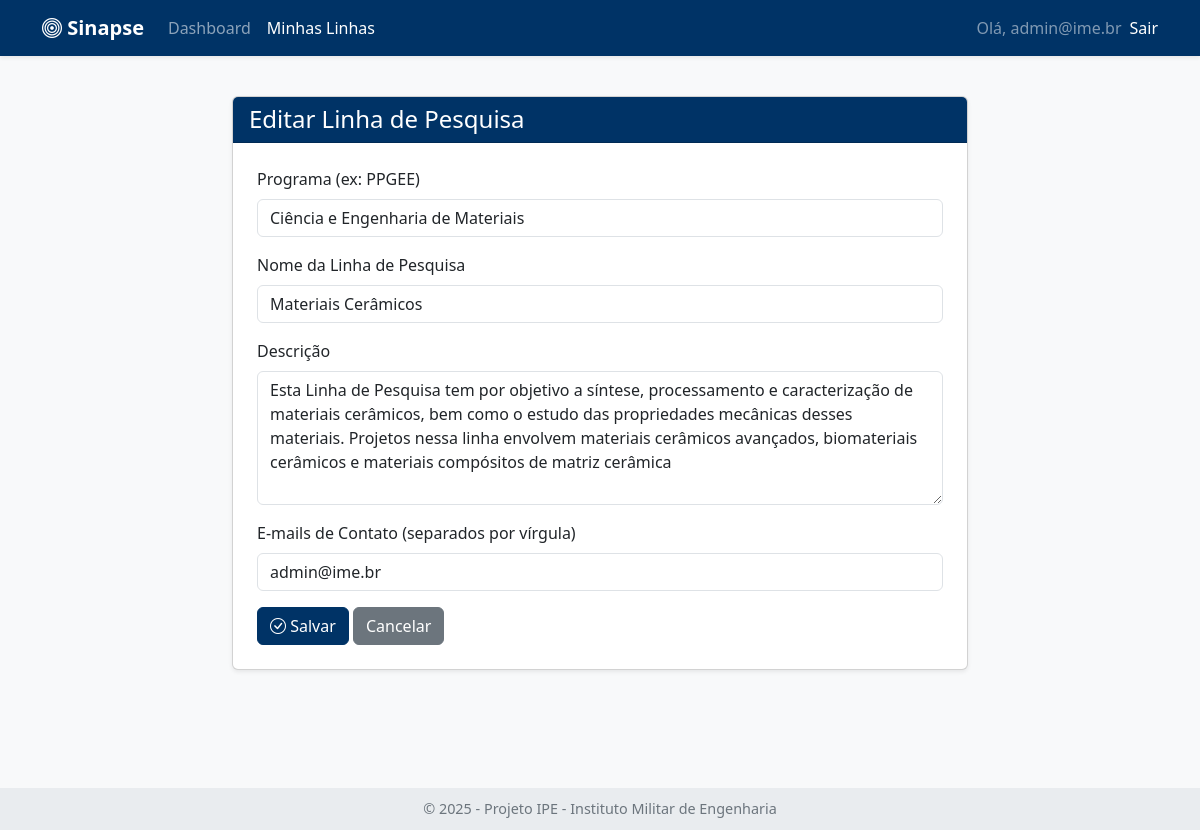
The page /linhas/editar/17 (signed in) on the database its author committed.
### tables this page shows
CREATE TABLE linha_ime (
                id INTEGER PRIMARY KEY AUTOINCREMENT,
                programa TEXT,
                linha TEXT,
                descricao TEXT,
                emails_contato TEXT,
                embedding BLOB,
                user_id INTEGER,
                FOREIGN KEY (user_id) REFERENCES users (id)
            );

### app.py (the view, shortened to what this page needs)
@app.route('/linhas/editar/<int:linha_id>', methods=['GET', 'POST'])
@login_required
def editar_linha(linha_id):
    user_id = session['user_id']
    linha = motor.get_linha_by_id(linha_id, user_id)
    if linha is None:
        flash("Linha de pesquisa não encontrada ou você não tem permissão para editá-la.", "danger")
        return redirect(url_for('listar_linhas'))
    return render_template('linha_form.html', titulo="Editar Linha de Pesquisa", linha=linha)

### app.py (called while the page is built)
def login_required(f):
    @wraps(f)
    def decorated_function(*args, **kwargs):
        if 'user_id' not in session:
            flash("Você precisa fazer login para acessar esta página.", "warning")
            return redirect(url_for('login', next=request.path))
        return f(*args, **kwargs)
    return decorated_function

### motor_ia.py (called while the page is built)
    def _get_db_conn(self):
        try:
            sqlite3.register_adapter(np.ndarray, lambda arr: arr.astype(np.float32).tobytes())
            sqlite3.register_converter("vector", lambda b: np.frombuffer(b, dtype=np.float32))
            conn = sqlite3.connect(self.db_path, detect_types=sqlite3.PARSE_DECLTYPES | sqlite3.PARSE_COLNAMES)
            conn.row_factory = self._dict_factory
            return conn
        except sqlite3.Error as e:
            print(f"--- [DEBUG] MOTOR_IA: Erro ao CONECTAR ao banco de dados SQLite '{self.db_path}': {e} ---")
            return None

    def _dict_factory(self, cursor, row):
        d = {}
        for idx, col in enumerate(cursor.description):
            d[col[0]] = row[idx]
        return d

    def get_linha_by_id(self, linha_id, user_id):
        conn = self._get_db_conn()
        if not conn: return None
        try:
            cursor = conn.cursor()
            linha = cursor.execute("SELECT * FROM linha_ime WHERE id = ? AND user_id = ?", (linha_id, user_id)).fetchone()
            conn.close()
            return linha
        except sqlite3.Error as e:
            print(f"Erro ao buscar linha por ID: {e}")
            conn.close()
            return None

### templates/linha_form.html (shortened to what this page needs)
{% extends "base.html" %}
{% block content %}
<div class="row justify-content-center">
    <div class="col-lg-8">
        <div class="card shadow-sm">
            <div class="card-header h4 bg-main-brand text-white">
                {{ titulo }}
            </div>
            <div class="card-body p-4">
                <form method="post">
                    <div class="mb-3">
                        <label for="programa" class="form-label">Programa (ex: PPGEE)</label>
                        <input type="text" class="form-control" id="programa" name="programa" value="{{ linha.programa if linha else '' }}" required>
                    </div>
                    <div class="mb-3">
                        <label for="linha" class="form-label">Nome da Linha de Pesquisa</label>
                        <input type="text" class="form-control" id="linha" name="linha" value="{{ linha.linha if linha else '' }}" required>
                    </div>
                    <div class="mb-3">
                        <label for="descricao" class="form-label">Descrição</label>
                        <textarea class="form-control" id="descricao" name="descricao" rows="5" required>{{ linha.descricao if linha else '' }}</textarea>
                    </div>
                    <div class="mb-3">
                        <label for="emails_contato" class="form-label">E-mails de Contato (separados por vírgula)</label>
                        <input type="text" class="form-control" id="emails_contato" name="emails_contato" value="{{ linha.emails_contato if linha else '' }}">
                    </div>
                    <button type="submit" class="btn btn-main-brand"><i class="bi bi-check-circle"></i> Salvar</button>
                    <a href="{{ url_for('listar_linhas') }}" class="btn btn-secondary">Cancelar</a>
                </form>
            </div>
        </div>
    </div>
</div>
{% endblock %}

### templates/base.html (style rules this page uses)
body { background-color: #f8f9fa; padding-bottom: 80px; }
.card-header { background-color: #e9ecef; }
.bg-main-brand { background-color: #003366 !important; }
.btn-main-brand { background-color: #003366; border-color: #003366; color: #fff; }

### rows shown on the page
linha_ime: programa "Ciência e Engenharia de Materiais", linha "Materiais Cerâmicos", descricao "Esta Linha de Pesquisa tem por objetivo a síntese, processamento e caracterização de materiais cerâmicos, bem como o estudo das propriedades mecânicas desses materiais. Projetos nessa linha envolvem materiais cerâmicos avançados, biomateriais cerâmicos e materiais compósitos de matriz cerâmica", emails_contato "admin@ime.br"

### other values the page prints
{{ titulo }} "Editar Linha de Pesquisa"
